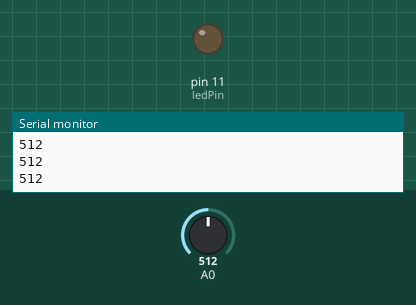
Recording of a sketch running on a simulated Arduino Uno, built with avr-gcc and run on an emulated ATmega328P. Shown: output pins drawn as LEDs (lit = HIGH), the last lines printed to the serial monitor. The test bench sets the inputs (shaded band); at power-on: A0 = 512.

Above: at 1.2 s.
1.3 s: A0 set to 499
At 2.1 s:
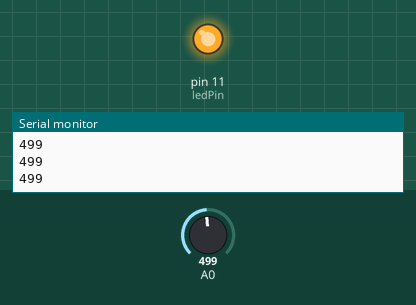
2.8 s: A0 set to 522
At 3.3 s:
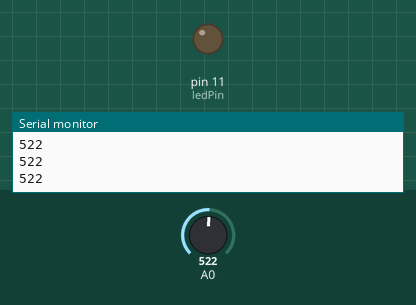
4.3 s: A0 set to 511
At 5.6 s:
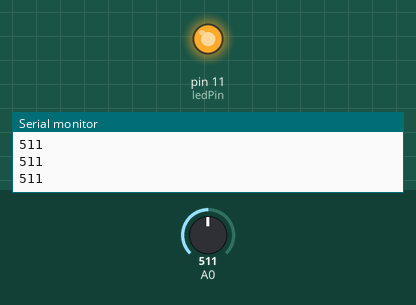
Timing chart, 0 to 7.3 s (numbered marks = the images above; inputs shaded):
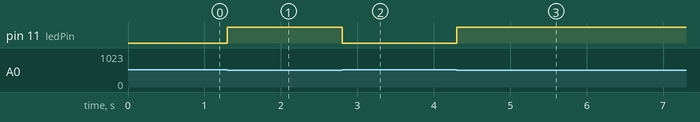

The sketch:

basic-threshold.ino
```cpp
int ledPin = 11;
int sensorInput = A0;

void setup() {
  pinMode(ledPin, OUTPUT);
  Serial.begin(9600);
}

void loop() {
  int lightLevel = analogRead(A0);

  if (lightLevel < 512) {
    digitalWrite(ledPin, HIGH);
  } else {
    digitalWrite(ledPin, LOW);
  }
  Serial.println(lightLevel);
}
```

Measured:
- the behaviour switches between 512 and 511 on A0 (found by bisection; images 0 and 1)
- after the input at 1.3 s, pin 11 (ledPin): LOW → HIGH at once
- after the input at 2.8 s, pin 11 (ledPin): HIGH → LOW at once
- after the input at 4.3 s, pin 11 (ledPin): LOW → HIGH at once
